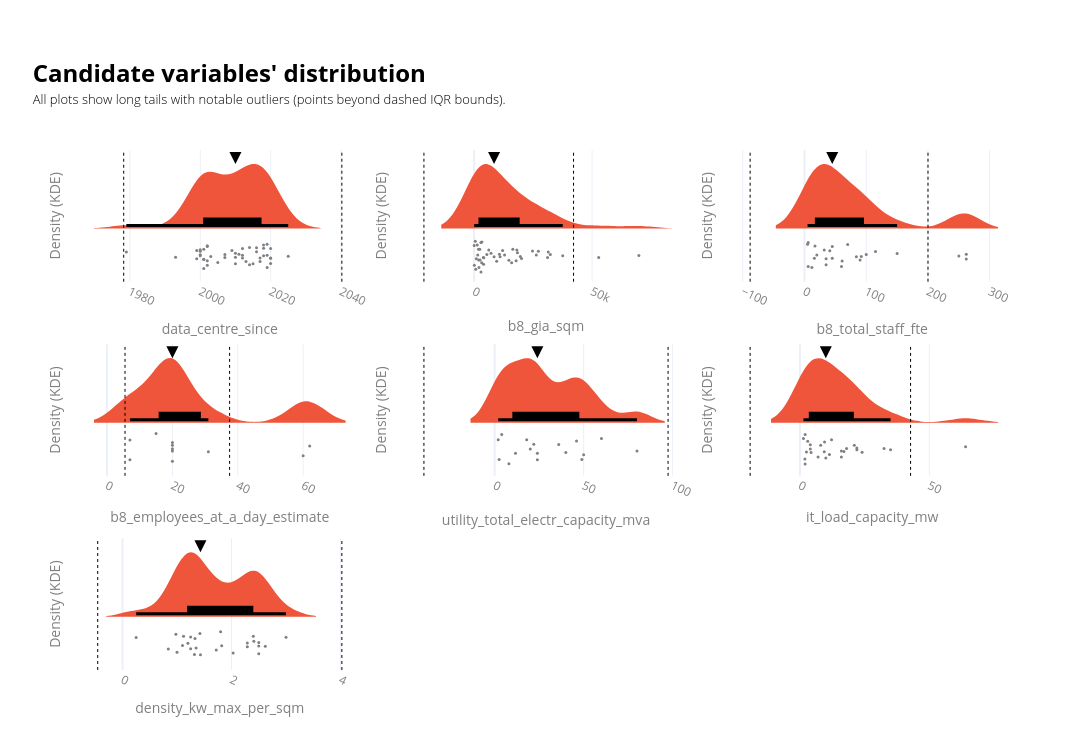

The notebook cell this image was saved under:
### Markdown cell above
### Baseline modelling

### Code cell
# ___________________________________________________________________________________________________________
# Checking the distributions
# ___________________________________________________________________________________________________________
value_cols = ["data_centre_since", "b8_gia_sqm","b8_total_staff_fte", "b8_employees_at_a_day_estimate","utility_total_electr_capacity_mva", "it_load_capacity_mw","density_kw_max_per_sqm"]
cols_to_show = ['id', 'lpa_name', 'current_occupier'] + value_cols

df0 = data_ldn_exstg.copy()

n = len(value_cols)
ncols = 3
nrows = math.ceil(n / ncols)
base_color = px.colors.qualitative.Plotly[1]
fig = make_subplots(rows=nrows, cols=ncols, horizontal_spacing=0.05,vertical_spacing=0.12)
# _________________________________________________________________
# Violin plots
# _________________________________________________________________
for idx, value_col in enumerate(value_cols):
    r = idx // ncols + 1
    c = idx % ncols + 1
    df = df0.dropna(subset=[value_col]).copy()
    if df.empty:
        continue

    subset_customdata = df[cols_to_show].to_numpy()
    hovertemplate = "<br>".join([f"{col}: %{{customdata[{i}]}}" for i, col in enumerate(cols_to_show)])
    median_value = df[value_col].median()

    # # IQR bounds. Using the IQR, the outlier data points are the ones falling below Q1–1.5 IQR or above Q3 + 1.5 IQR: https://careerfoundry.com/en/blog/data-analytics/how-to-find-outliers/
    q1x, q3x = df[value_col].quantile([0.25, 0.75])
    iqrx = q3x - q1x
    low_x, high_x = q1x - 1.5 * iqrx, q3x + 1.5 * iqrx
    iqr_bounds = [low_x, high_x]

    # Auto bandwidth based on numeric range
    vmin, vmax = df[value_col].min(), df[value_col].max()
    rng = vmax - vmin
    if pd.isna(rng) or rng == 0:
        bw_bottom, bw_top = 1, 3
    else:
        bw_bottom = max(rng * 0.03, rng * 0.005)
        bw_top = max(rng * 0.10, rng * 0.02)

    fig.add_trace(go.Violin(
        x=df[value_col],orientation='h', side='positive', width=2, bandwidth=bw_top,line=dict(width=0),
        points="all",jitter=0.3, pointpos=-0.4, marker=dict(color='grey', size=3, opacity=1),
        box_visible=True, box_fillcolor='black', box_line=dict(color='black', width=3), box_width=0.2,
        fillcolor=base_color, showlegend=False, customdata=subset_customdata, hovertemplate=hovertemplate,
    ), row=r, col=c)
# _________________________________________________________________
# Helper elements
# _________________________________________________________________
    # IQR bounds
    for i, b in enumerate(iqr_bounds):
        fig.add_vline(x=b, line_width=1, line_dash="dot", line_color="black", row=r, col=c, showlegend=False)
        # invisible point just for hover
        fig.add_trace(go.Scatter(x=[b], y=[0],mode="markers", marker=dict(opacity=0),hovertemplate=f"IQR bound: {b:,.2f}<extra></extra>",showlegend=False,), row=r, col=c)

    # Median arrow
    fig.add_trace(go.Scatter(x=[median_value], mode='markers', marker=dict(symbol='arrow-down', color='black', size=12), showlegend=False,  hovertemplate="<br>".join([f"Median: {median_value}"])), row=r, col=c)
    
    # Style subplot axes
    fig.update_yaxes(showticklabels=False, title="Density (KDE)", ticks="", showgrid=False, zeroline=False, row=r, col=c)
    fig.update_xaxes(title_text=value_col, row=r, col=c)
    fig.update_xaxes(tickangle=25, tickfont=dict(color=labels_colour), title_font=dict(color=labels_colour))
    fig.update_yaxes(tickfont=dict(color=labels_colour), title_font=dict(color=labels_colour))

fig.update_layout(violinmode='overlay', width=1400, height=250 * nrows, template='plotly_white',
    title=dict(
        text=(
            f"<br><span style='font-size:24px; font-weight:bold; color:{notes_colour}; display:block; margin-bottom:2px;'>"
            "Candidate variables' distribution"
            "</span><br>"
            f"<span style='font-size:13px; font-weight:300; color:{notes_colour}; display:block; margin-bottom:0px;'>"
            "All plots show long tails with notable outliers (points beyond dashed IQR bounds)."
            "</span><br>"
        ),
        x=0.03, xanchor="left", y=0.92, yanchor="top",
    ),
    margin=dict(t=150),
)
fig.show()

### Figure 1 — Plotly figure (JSON) as saved in the notebook; plotly's stock layout.template omitted (floating-point values rounded to 4 significant figures; data arrays with more than 128 entries replaced by an {"elided": "..."} marker saying what was removed)
{"data": [{"bandwidth": 4.6, "box": {"fillcolor": "black", "line": {"color": "black", "width": 3}, "visible": true, "width": 0.2}, "customdata": {"elided": "47x10 mixed values"}, "fillcolor": "#EF553B", "hovertemplate": "id: %{customdata[0]}<br>lpa_name: %{customdata[1]}<br>current_occupier: %{customdata[2]}<br>data_centre_since: %{customdata[3]}<br>b8_gia_sqm: %{customdata[4]}<br>b8_total_staff_fte: %{customdata[5]}<br>b8_employees_at_a_day_estimate: %{customdata[6]}<br>utility_total_electr_capacity_mva: %{customdata[7]}<br>it_load_capacity_mw: %{customdata[8]}<br>density_kw_max_per_sqm: %{customdata[9]}", "jitter": 0.3, "line": {"width": 0}, "marker": {"color": "grey", "opacity": 1, "size": 3}, "orientation": "h", "pointpos": -0.4, "points": "all", "showlegend": false, "side": "positive", "type": "violin", "width": 2, "x": [1979.0, 1993.0, 1999.0, 1999.0, 2000.0, 2000.0, 2000.0, 2000.0, 2001.0, 2001.0, 2001.0, 2001.0, 2002.0, 2002.0, 2002.0, 2002.0, 2003.0, 2005.0, 2007.0, 2007.0, 2009.0, 2010.0, 2010.0, 2010.0, 2011.0, 2012.0, 2012.0, 2012.0, 2013.0, 2014.0, 2014.0, 2015.0, 2016.0, 2016.0, 2017.0, 2017.0, 2018.0, 2018.0, 2018.0, 2019.0, 2019.0, 2019.0, 2020.0, 2020.0, 2020.0, 2020.0, 2025.0], "xaxis": "x", "yaxis": "y"}, {"hovertemplate": "IQR bound: 1,978.25<extra></extra>", "marker": {"opacity": 0}, "mode": "markers", "showlegend": false, "type": "scatter", "x": [1978.0], "xaxis": "x", "y": [0], "yaxis": "y"}, {"hovertemplate": "IQR bound: 2,040.25<extra></extra>", "marker": {"opacity": 0}, "mode": "markers", "showlegend": false, "type": "scatter", "x": [2040.0], "xaxis": "x", "y": [0], "yaxis": "y"}, {"hovertemplate": "Median: 2010.0", "marker": {"color": "black", "size": 12, "symbol": "arrow-down"}, "mode": "markers", "showlegend": false, "type": "scatter", "x": [2010], "xaxis": "x", "yaxis": "y"}, {"bandwidth": 6980.0, "box": {"fillcolor": "black", "line": {"color": "black", "width": 3}, "visible": true, "width": 0.2}, "customdata": {"elided": "45x10 mixed values"}, "fillcolor": "#EF553B", "hovertemplate": "id: %{customdata[0]}<br>lpa_name: %{customdata[1]}<br>current_occupier: %{customdata[2]}<br>data_centre_since: %{customdata[3]}<br>b8_gia_sqm: %{customdata[4]}<br>b8_total_staff_fte: %{customdata[5]}<br>b8_employees_at_a_day_estimate: %{customdata[6]}<br>utility_total_electr_capacity_mva: %{customdata[7]}<br>it_load_capacity_mw: %{customdata[8]}<br>density_kw_max_per_sqm: %{customdata[9]}", "jitter": 0.3, "line": {"width": 0}, "marker": {"color": "grey", "opacity": 1, "size": 3}, "orientation": "h", "pointpos": -0.4, "points": "all", "showlegend": false, "side": "positive", "type": "violin", "width": 2, "x": [8450.0, 2400.0, 16410.0, 27220.0, 18120.0, 3900.0, 1895.0, 12080.0, 37550.0, 1517.0, 5400.0, 6200.0, 2500.0, 4000.0, 18350.0, 69830.0, 7150.0, 26340.0, 10710.0, 11000.0, 20080.0, 2900.0, 1320.0, 2037.0, 690.0, 2850.0, 31120.0, 15890.0, 12900.0, 24.0, 14730.0, 3282.0, 490.0, 4104.0, 9553.0, 3198.0, 31410.0, 1850.0, 925.9, 32300.0, 19580.0, 17790.0, 24720.0, 52800.0, 90.0], "xaxis": "x2", "yaxis": "y2"}, {"hovertemplate": "IQR bound: -21,282.32<extra></extra>", "marker": {"opacity": 0}, "mode": "markers", "showlegend": false, "type": "scatter", "x": [-21280.0], "xaxis": "x2", "y": [0], "yaxis": "y2"}, {"hovertemplate": "IQR bound: 42,137.20<extra></extra>", "marker": {"opacity": 0}, "mode": "markers", "showlegend": false, "type": "scatter", "x": [42140.0], "xaxis": "x2", "y": [0], "yaxis": "y2"}, {"hovertemplate": "Median: 8450.0", "marker": {"color": "black", "size": 12, "symbol": "arrow-down"}, "mode": "markers", "showlegend": false, "type": "scatter", "x": [8450], "xaxis": "x2", "yaxis": "y2"}, {"bandwidth": 25.7, "box": {"fillcolor": "black", "line": {"color": "black", "width": 3}, "visible": true, "width": 0.2}, "customdata": {"elided": "25x10 mixed values"}, "fillcolor": "#EF553B", "hovertemplate": "id: %{customdata[0]}<br>lpa_name: %{customdata[1]}<br>current_occupier: %{customdata[2]}<br>data_centre_since: %{customdata[3]}<br>b8_gia_sqm: %{customdata[4]}<br>b8_total_staff_fte: %{customdata[5]}<br>b8_employees_at_a_day_estimate: %{customdata[6]}<br>utility_total_electr_capacity_mva: %{customdata[7]}<br>it_load_capacity_mw: %{customdata[8]}<br>density_kw_max_per_sqm: %{customdata[9]}", "jitter": 0.3, "line": {"width": 0}, "marker": {"color": "grey", "opacity": 1, "size": 3}, "orientation": "h", "pointpos": -0.4, "points": "all", "showlegend": false, "side": "positive", "type": "violin", "width": 2, "x": [262.0, 92.0, 35.0, 16.0, 100.0, 84.0, 90.0, 6.0, 60.0, 115.0, 45.0, 70.0, 262.0, 45.0, 250.0, 12.0, 41.0, 61.0, 6.0, 17.0, 35.0, 5.0, 32.0, 20.0, 150.0], "xaxis": "x3", "yaxis": "y3"}, {"hovertemplate": "IQR bound: -88.00<extra></extra>", "marker": {"opacity": 0}, "mode": "markers", "showlegend": false, "type": "scatter", "x": [-88], "xaxis": "x3", "y": [0], "yaxis": "y3"}, {"hovertemplate": "IQR bound: 200.00<extra></extra>", "marker": {"opacity": 0}, "mode": "markers", "showlegend": false, "type": "scatter", "x": [200], "xaxis": "x3", "y": [0], "yaxis": "y3"}, {"hovertemplate": "Median: 45.0", "marker": {"color": "black", "size": 12, "symbol": "arrow-down"}, "mode": "markers", "showlegend": false, "type": "scatter", "x": [45], "xaxis": "x3", "yaxis": "y3"}, {"bandwidth": 5.5, "box": {"fillcolor": "black", "line": {"color": "black", "width": 3}, "visible": true, "width": 0.2}, "customdata": [[null, "Hillingdon", "Virtus", 2002, 18350.0, null, 20, null, 22, 2.62], ["Havering-P0151_12", "Havering", "Green Mountain", 2009, 11000, 60, 60, 40, 22, 1.82], ["Enfield-LDC_08_0514", "Enfield", "Virtus", 2010, 2900, 45, 15, 8, 4.3, 1.8], ["Tower_Hamlets-PA_20_02381_NC", "Tower Hamlets", "Echelon", 2016, 14727, 61, 31, null, 17, 1.42], ["Tower_Hamlets-PA_22_01982_A1", "Tower Hamlets", "Colt Data Centre Services", 2017, 490, null, 7, null, null, null], [null, "Hillingdon", "Virtus", 2018, 31410.0, null, 20, 36, 24, 2.4], ["Tower_Hamlets-PA_21_00615_NC", "Tower Hamlets", "Digital Realty ", 2019, 1850, 32, 7, null, null, null], [null, "Hillingdon", "Virtus", 2020, 32300.0, null, 20, 49, 32.5, 2.5], [null, "Hillingdon", "Virtus", 2020, 19580.0, null, 20, 24, null, null], [null, "Hillingdon", "Virtus", 2020, 24720.0, null, 20, 24, 16, 2.29], ["Barking_&_Dagenham-18_00161_FUL", "Barking & Dagenham", "NTT Data Centre", 2025, 52800.0, 150, 62, 80, 64, 2.5]], "fillcolor": "#EF553B", "hovertemplate": "id: %{customdata[0]}<br>lpa_name: %{customdata[1]}<br>current_occupier: %{customdata[2]}<br>data_centre_since: %{customdata[3]}<br>b8_gia_sqm: %{customdata[4]}<br>b8_total_staff_fte: %{customdata[5]}<br>b8_employees_at_a_day_estimate: %{customdata[6]}<br>utility_total_electr_capacity_mva: %{customdata[7]}<br>it_load_capacity_mw: %{customdata[8]}<br>density_kw_max_per_sqm: %{customdata[9]}", "jitter": 0.3, "line": {"width": 0}, "marker": {"color": "grey", "opacity": 1, "size": 3}, "orientation": "h", "pointpos": -0.4, "points": "all", "showlegend": false, "side": "positive", "type": "violin", "width": 2, "x": [20.0, 60.0, 15.0, 31.0, 7.0, 20.0, 7.0, 20.0, 20.0, 20.0, 62.0], "xaxis": "x4", "yaxis": "y4"}, {"hovertemplate": "IQR bound: 5.50<extra></extra>", "marker": {"opacity": 0}, "mode": "markers", "showlegend": false, "type": "scatter", "x": [5.5], "xaxis": "x4", "y": [0], "yaxis": "y4"}, {"hovertemplate": "IQR bound: 37.50<extra></extra>", "marker": {"opacity": 0}, "mode": "markers", "showlegend": false, "type": "scatter", "x": [37.5], "xaxis": "x4", "y": [0], "yaxis": "y4"}, {"hovertemplate": "Median: 20.0", "marker": {"color": "black", "size": 12, "symbol": "arrow-down"}, "mode": "markers", "showlegend": false, "type": "scatter", "x": [20], "xaxis": "x4", "yaxis": "y4"}, {"bandwidth": 7.8, "box": {"fillcolor": "black", "line": {"color": "black", "width": 3}, "visible": true, "width": 0.2}, "customdata": {"elided": "17x10 mixed values"}, "fillcolor": "#EF553B", "hovertemplate": "id: %{customdata[0]}<br>lpa_name: %{customdata[1]}<br>current_occupier: %{customdata[2]}<br>data_centre_since: %{customdata[3]}<br>b8_gia_sqm: %{customdata[4]}<br>b8_total_staff_fte: %{customdata[5]}<br>b8_employees_at_a_day_estimate: %{customdata[6]}<br>utility_total_electr_capacity_mva: %{customdata[7]}<br>it_load_capacity_mw: %{customdata[8]}<br>density_kw_max_per_sqm: %{customdata[9]}", "jitter": 0.3, "line": {"width": 0}, "marker": {"color": "grey", "opacity": 1, "size": 3}, "orientation": "h", "pointpos": -0.4, "points": "all", "showlegend": false, "side": "positive", "type": "violin", "width": 2, "x": [2.0, 22.0, 18.0, 4.0, 46.0, 60.0, 40.0, 50.0, 8.0, 11.7, 20.0, 2.5, 36.0, 49.0, 24.0, 24.0, 80.0], "xaxis": "x5", "yaxis": "y5"}, {"hovertemplate": "IQR bound: -39.75<extra></extra>", "marker": {"opacity": 0}, "mode": "markers", "showlegend": false, "type": "scatter", "x": [-39.75], "xaxis": "x5", "y": [0], "yaxis": "y5"}, {"hovertemplate": "IQR bound: 97.45<extra></extra>", "marker": {"opacity": 0}, "mode": "markers", "showlegend": false, "type": "scatter", "x": [97.45], "xaxis": "x5", "y": [0], "yaxis": "y5"}, {"hovertemplate": "Median: 24.0", "marker": {"color": "black", "size": 12, "symbol": "arrow-down"}, "mode": "markers", "showlegend": false, "type": "scatter", "x": [24], "xaxis": "x5", "yaxis": "y5"}, {"bandwidth": 6.265, "box": {"fillcolor": "black", "line": {"color": "black", "width": 3}, "visible": true, "width": 0.2}, "customdata": {"elided": "27x10 mixed values"}, "fillcolor": "#EF553B", "hovertemplate": "id: %{customdata[0]}<br>lpa_name: %{customdata[1]}<br>current_occupier: %{customdata[2]}<br>data_centre_since: %{customdata[3]}<br>b8_gia_sqm: %{customdata[4]}<br>b8_total_staff_fte: %{customdata[5]}<br>b8_employees_at_a_day_estimate: %{customdata[6]}<br>utility_total_electr_capacity_mva: %{customdata[7]}<br>it_load_capacity_mw: %{customdata[8]}<br>density_kw_max_per_sqm: %{customdata[9]}", "jitter": 0.3, "line": {"width": 0}, "marker": {"color": "grey", "opacity": 1, "size": 3}, "orientation": "h", "pointpos": -0.4, "points": "all", "showlegend": false, "side": "positive", "type": "violin", "width": 2, "x": [9.5, 2.0, 18.0, 3.0, 4.0, 11.4, 10.0, 1.9, 2.5, 22.0, 35.0, 4.0, 21.0, 22.0, 8.0, 4.3, 7.0, 2.0, 12.2, 17.0, 1.35, 9.4, 24.0, 32.5, 16.0, 16.0, 64.0], "xaxis": "x6", "yaxis": "y6"}, {"hovertemplate": "IQR bound: -19.25<extra></extra>", "marker": {"opacity": 0}, "mode": "markers", "showlegend": false, "type": "scatter", "x": [-19.25], "xaxis": "x6", "y": [0], "yaxis": "y6"}, {"hovertemplate": "IQR bound: 42.75<extra></extra>", "marker": {"opacity": 0}, "mode": "markers", "showlegend": false, "type": "scatter", "x": [42.75], "xaxis": "x6", "y": [0], "yaxis": "y6"}, {"hovertemplate": "Median: 10.0", "marker": {"color": "black", "size": 12, "symbol": "arrow-down"}, "mode": "markers", "showlegend": false, "type": "scatter", "x": [10], "xaxis": "x6", "yaxis": "y6"}, {"bandwidth": 0.275, "box": {"fillcolor": "black", "line": {"color": "black", "width": 3}, "visible": true, "width": 0.2}, "customdata": {"elided": "27x10 mixed values"}, "fillcolor": "#EF553B", "hovertemplate": "id: %{customdata[0]}<br>lpa_name: %{customdata[1]}<br>current_occupier: %{customdata[2]}<br>data_centre_since: %{customdata[3]}<br>b8_gia_sqm: %{customdata[4]}<br>b8_total_staff_fte: %{customdata[5]}<br>b8_employees_at_a_day_estimate: %{customdata[6]}<br>utility_total_electr_capacity_mva: %{customdata[7]}<br>it_load_capacity_mw: %{customdata[8]}<br>density_kw_max_per_sqm: %{customdata[9]}", "jitter": 0.3, "line": {"width": 0}, "marker": {"color": "grey", "opacity": 1, "size": 3}, "orientation": "h", "pointpos": -0.4, "points": "all", "showlegend": false, "side": "positive", "type": "violin", "width": 2, "x": [1.2, 1.33, 1.32, 0.25, 1.43, 2.5, 2.29, 1.25, 1.12, 3.0, 2.62, 0.84, 1.0, 2.41, 1.82, 1.72, 1.8, 1.25, 1.35, 2.03, 1.42, 1.1, 0.98, 2.4, 2.5, 2.29, 2.5], "xaxis": "x7", "yaxis": "y7"}, {"hovertemplate": "IQR bound: -0.45<extra></extra>", "marker": {"opacity": 0}, "mode": "markers", "showlegend": false, "type": "scatter", "x": [-0.455], "xaxis": "x7", "y": [0], "yaxis": "y7"}, {"hovertemplate": "IQR bound: 4.02<extra></extra>", "marker": {"opacity": 0}, "mode": "markers", "showlegend": false, "type": "scatter", "x": [4.025], "xaxis": "x7", "y": [0], "yaxis": "y7"}, {"hovertemplate": "Median: 1.43", "marker": {"color": "black", "size": 12, "symbol": "arrow-down"}, "mode": "markers", "showlegend": false, "type": "scatter", "x": [1.43], "xaxis": "x7", "yaxis": "y7"}], "layout": {"height": 750, "margin": {"t": 150}, "shapes": [{"line": {"color": "black", "dash": "dot", "width": 1}, "showlegend": false, "type": "line", "x0": 1978.0, "x1": 1978.0, "xref": "x", "y0": 0, "y1": 1, "yref": "y domain"}, {"line": {"color": "black", "dash": "dot", "width": 1}, "showlegend": false, "type": "line", "x0": 2040.0, "x1": 2040.0, "xref": "x", "y0": 0, "y1": 1, "yref": "y domain"}, {"line": {"color": "black", "dash": "dot", "width": 1}, "showlegend": false, "type": "line", "x0": -21280.0, "x1": -21280.0, "xref": "x2", "y0": 0, "y1": 1, "yref": "y2 domain"}, {"line": {"color": "black", "dash": "dot", "width": 1}, "showlegend": false, "type": "line", "x0": 42140.0, "x1": 42140.0, "xref": "x2", "y0": 0, "y1": 1, "yref": "y2 domain"}, {"line": {"color": "black", "dash": "dot", "width": 1}, "showlegend": false, "type": "line", "x0": -88, "x1": -88, "xref": "x3", "y0": 0, "y1": 1, "yref": "y3 domain"}, {"line": {"color": "black", "dash": "dot", "width": 1}, "showlegend": false, "type": "line", "x0": 200, "x1": 200, "xref": "x3", "y0": 0, "y1": 1, "yref": "y3 domain"}, {"line": {"color": "black", "dash": "dot", "width": 1}, "showlegend": false, "type": "line", "x0": 5.5, "x1": 5.5, "xref": "x4", "y0": 0, "y1": 1, "yref": "y4 domain"}, {"line": {"color": "black", "dash": "dot", "width": 1}, "showlegend": false, "type": "line", "x0": 37.5, "x1": 37.5, "xref": "x4", "y0": 0, "y1": 1, "yref": "y4 domain"}, {"line": {"color": "black", "dash": "dot", "width": 1}, "showlegend": false, "type": "line", "x0": -39.75, "x1": -39.75, "xref": "x5", "y0": 0, "y1": 1, "yref": "y5 domain"}, {"line": {"color": "black", "dash": "dot", "width": 1}, "showlegend": false, "type": "line", "x0": 97.45, "x1": 97.45, "xref": "x5", "y0": 0, "y1": 1, "yref": "y5 domain"}, {"line": {"color": "black", "dash": "dot", "width": 1}, "showlegend": false, "type": "line", "x0": -19.25, "x1": -19.25, "xref": "x6", "y0": 0, "y1": 1, "yref": "y6 domain"}, {"line": {"color": "black", "dash": "dot", "width": 1}, "showlegend": false, "type": "line", "x0": 42.75, "x1": 42.75, "xref": "x6", "y0": 0, "y1": 1, "yref": "y6 domain"}, {"line": {"color": "black", "dash": "dot", "width": 1}, "showlegend": false, "type": "line", "x0": -0.455, "x1": -0.455, "xref": "x7", "y0": 0, "y1": 1, "yref": "y7 domain"}, {"line": {"color": "black", "dash": "dot", "width": 1}, "showlegend": false, "type": "line", "x0": 4.025, "x1": 4.025, "xref": "x7", "y0": 0, "y1": 1, "yref": "y7 domain"}], "title": {"text": "<br><span style='font-size:24px; font-weight:bold; color:black; display:block; margin-bottom:2px;'>Candidate variables' distribution</span><br><span style='font-size:13px; font-weight:300; color:black; display:block; margin-bottom:0px;'>All plots show long tails with notable outliers (points beyond dashed IQR bounds).</span><br>", "x": 0.03, "xanchor": "left", "y": 0.92, "yanchor": "top"}, "violinmode": "overlay", "width": 1400, "xaxis": {"anchor": "y", "domain": [0, 0.3], "tickangle": 25, "tickfont": {"color": "grey"}, "title": {"font": {"color": "grey"}, "text": "data_centre_since"}}, "xaxis2": {"anchor": "y2", "domain": [0.35, 0.65], "tickangle": 25, "tickfont": {"color": "grey"}, "title": {"font": {"color": "grey"}, "text": "b8_gia_sqm"}}, "xaxis3": {"anchor": "y3", "domain": [0.7, 1], "tickangle": 25, "tickfont": {"color": "grey"}, "title": {"font": {"color": "grey"}, "text": "b8_total_staff_fte"}}, "xaxis4": {"anchor": "y4", "domain": [0, 0.3], "tickangle": 25, "tickfont": {"color": "grey"}, "title": {"font": {"color": "grey"}, "text": "b8_employees_at_a_day_estimate"}}, "xaxis5": {"anchor": "y5", "domain": [0.35, 0.65], "tickangle": 25, "tickfont": {"color": "grey"}, "title": {"font": {"color": "grey"}, "text": "utility_total_electr_capacity_mva"}}, "xaxis6": {"anchor": "y6", "domain": [0.7, 1], "tickangle": 25, "tickfont": {"color": "grey"}, "title": {"font": {"color": "grey"}, "text": "it_load_capacity_mw"}}, "xaxis7": {"anchor": "y7", "domain": [0, 0.3], "tickangle": 25, "tickfont": {"color": "grey"}, "title": {"font": {"color": "grey"}, "text": "density_kw_max_per_sqm"}}, "xaxis8": {"anchor": "y8", "domain": [0.35, 0.65], "tickangle": 25, "tickfont": {"color": "grey"}, "title": {"font": {"color": "grey"}}}, "xaxis9": {"anchor": "y9", "domain": [0.7, 1], "tickangle": 25, "tickfont": {"color": "grey"}, "title": {"font": {"color": "grey"}}}, "yaxis": {"anchor": "x", "domain": [0.7467, 1], "showgrid": false, "showticklabels": false, "tickfont": {"color": "grey"}, "ticks": "", "title": {"font": {"color": "grey"}, "text": "Density (KDE)"}, "zeroline": false}, "yaxis2": {"anchor": "x2", "domain": [0.7467, 1], "showgrid": false, "showticklabels": false, "tickfont": {"color": "grey"}, "ticks": "", "title": {"font": {"color": "grey"}, "text": "Density (KDE)"}, "zeroline": false}, "yaxis3": {"anchor": "x3", "domain": [0.7467, 1], "showgrid": false, "showticklabels": false, "tickfont": {"color": "grey"}, "ticks": "", "title": {"font": {"color": "grey"}, "text": "Density (KDE)"}, "zeroline": false}, "yaxis4": {"anchor": "x4", "domain": [0.3733, 0.6267], "showgrid": false, "showticklabels": false, "tickfont": {"color": "grey"}, "ticks": "", "title": {"font": {"color": "grey"}, "text": "Density (KDE)"}, "zeroline": false}, "yaxis5": {"anchor": "x5", "domain": [0.3733, 0.6267], "showgrid": false, "showticklabels": false, "tickfont": {"color": "grey"}, "ticks": "", "title": {"font": {"color": "grey"}, "text": "Density (KDE)"}, "zeroline": false}, "yaxis6": {"anchor": "x6", "domain": [0.3733, 0.6267], "showgrid": false, "showticklabels": false, "tickfont": {"color": "grey"}, "ticks": "", "title": {"font": {"color": "grey"}, "text": "Density (KDE)"}, "zeroline": false}, "yaxis7": {"anchor": "x7", "domain": [0, 0.2533], "showgrid": false, "showticklabels": false, "tickfont": {"color": "grey"}, "ticks": "", "title": {"font": {"color": "grey"}, "text": "Density (KDE)"}, "zeroline": false}, "yaxis8": {"anchor": "x8", "domain": [0, 0.2533], "tickfont": {"color": "grey"}, "title": {"font": {"color": "grey"}}}, "yaxis9": {"anchor": "x9", "domain": [0, 0.2533], "tickfont": {"color": "grey"}, "title": {"font": {"color": "grey"}}}}}
